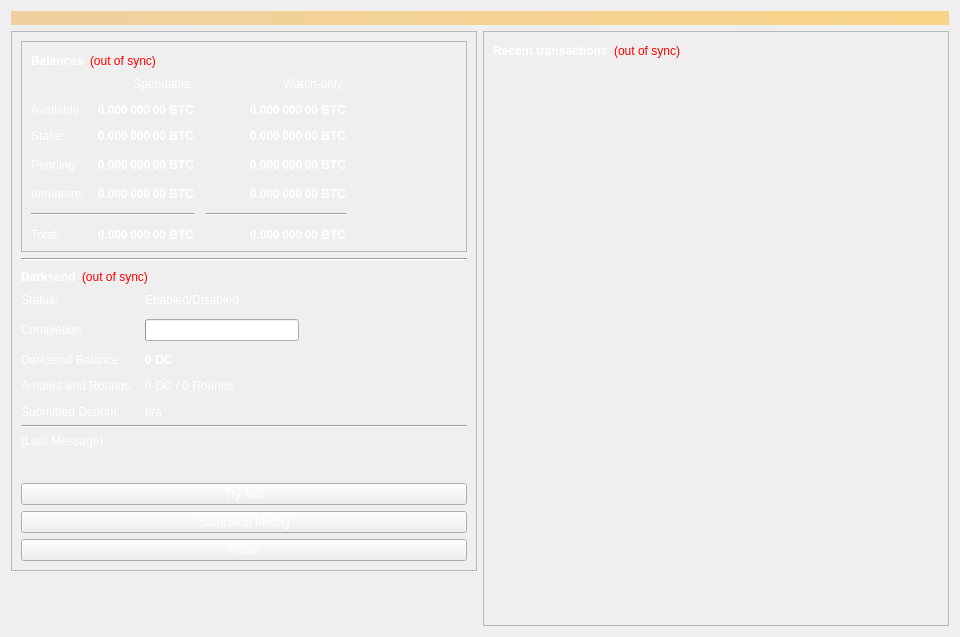
<?xml version="1.0" encoding="UTF-8"?>
<ui version="4.0">
 <class>OverviewPage</class>
 <widget class="QWidget" name="OverviewPage">
  <property name="geometry">
   <rect>
    <x>0</x>
    <y>0</y>
    <width>960</width>
    <height>637</height>
   </rect>
  </property>
  <property name="minimumSize">
   <size>
    <width>960</width>
    <height>0</height>
   </size>
  </property>
  <property name="windowTitle">
   <string>Form</string>
  </property>
  <property name="autoFillBackground">
   <bool>false</bool>
  </property>
  <property name="styleSheet">
   <string notr="true">background:url(:/images/background3)</string>
  </property>
  <layout class="QVBoxLayout" name="topLayout">
   <item>
    <widget class="QLabel" name="labelAlerts">
     <property name="visible">
      <bool>false</bool>
     </property>
     <property name="styleSheet">
      <string notr="true">background-color: qlineargradient(x1: 0, y1: 0, x2: 1, y2: 0, stop:0 #F0D0A0, stop:1 #F8D488); color:#000000;</string>
     </property>
     <property name="wordWrap">
      <bool>true</bool>
     </property>
     <property name="margin">
      <number>3</number>
     </property>
    </widget>
   </item>
   <item>
    <layout class="QHBoxLayout" name="horizontalLayout" stretch="1,1">
     <item>
      <layout class="QVBoxLayout" name="verticalLayout_2">
       <item>
        <widget class="QFrame" name="frameDarksend">
         <property name="sizePolicy">
          <sizepolicy hsizetype="Expanding" vsizetype="Expanding">
           <horstretch>0</horstretch>
           <verstretch>0</verstretch>
          </sizepolicy>
         </property>
         <property name="minimumSize">
          <size>
           <width>0</width>
           <height>350</height>
          </size>
         </property>
         <property name="layoutDirection">
          <enum>Qt::LeftToRight</enum>
         </property>
         <property name="styleSheet">
          <string notr="true">color: rgb(255, 255, 255)</string>
         </property>
         <property name="frameShape">
          <enum>QFrame::StyledPanel</enum>
         </property>
         <property name="frameShadow">
          <enum>QFrame::Raised</enum>
         </property>
         <layout class="QVBoxLayout" name="verticalLayout_5">
          <item>
           <widget class="QFrame" name="frame">
            <property name="frameShape">
             <enum>QFrame::StyledPanel</enum>
            </property>
            <property name="frameShadow">
             <enum>QFrame::Raised</enum>
            </property>
            <layout class="QVBoxLayout" name="verticalLayout_4">
             <item>
              <layout class="QHBoxLayout" name="horizontalLayout_4">
               <item>
                <widget class="QLabel" name="label_5">
                 <property name="font">
                  <font>
                   <weight>75</weight>
                   <bold>true</bold>
                  </font>
                 </property>
                 <property name="text">
                  <string>Balances</string>
                 </property>
                </widget>
               </item>
               <item>
                <widget class="QLabel" name="labelWalletStatus">
                 <property name="cursor">
                  <cursorShape>WhatsThisCursor</cursorShape>
                 </property>
                 <property name="toolTip">
                  <string>The displayed information may be out of date. Your wallet automatically synchronizes with the Ducat network after a connection is established, but this process has not completed yet.</string>
                 </property>
                 <property name="styleSheet">
                  <string notr="true">QLabel { color: red; }</string>
                 </property>
                 <property name="text">
                  <string notr="true">(out of sync)</string>
                 </property>
                 <property name="alignment">
                  <set>Qt::AlignLeading|Qt::AlignLeft|Qt::AlignVCenter</set>
                 </property>
                </widget>
               </item>
               <item>
                <spacer name="horizontalSpacer_3">
                 <property name="orientation">
                  <enum>Qt::Horizontal</enum>
                 </property>
                 <property name="sizeHint" stdset="0">
                  <size>
                   <width>40</width>
                   <height>20</height>
                  </size>
                 </property>
                </spacer>
               </item>
              </layout>
             </item>
             <item>
              <layout class="QGridLayout" name="gridLayout">
               <property name="spacing">
                <number>12</number>
               </property>
               <item row="3" column="2">
                <widget class="QLabel" name="labelWatchPending">
                 <property name="font">
                  <font>
                   <weight>75</weight>
                   <bold>true</bold>
                  </font>
                 </property>
                 <property name="cursor">
                  <cursorShape>IBeamCursor</cursorShape>
                 </property>
                 <property name="toolTip">
                  <string>Unconfirmed transactions to watch-only addresses</string>
                 </property>
                 <property name="text">
                  <string notr="true">0.000 000 00 BTC</string>
                 </property>
                 <property name="alignment">
                  <set>Qt::AlignRight|Qt::AlignTrailing|Qt::AlignVCenter</set>
                 </property>
                 <property name="textInteractionFlags">
                  <set>Qt::LinksAccessibleByMouse|Qt::TextSelectableByKeyboard|Qt::TextSelectableByMouse</set>
                 </property>
                </widget>
               </item>
               <item row="3" column="1">
                <widget class="QLabel" name="labelUnconfirmed">
                 <property name="font">
                  <font>
                   <weight>75</weight>
                   <bold>true</bold>
                  </font>
                 </property>
                 <property name="cursor">
                  <cursorShape>IBeamCursor</cursorShape>
                 </property>
                 <property name="toolTip">
                  <string>Total of transactions that have yet to be confirmed, and do not yet count toward the spendable balance</string>
                 </property>
                 <property name="text">
                  <string notr="true">0.000 000 00 BTC</string>
                 </property>
                 <property name="alignment">
                  <set>Qt::AlignRight|Qt::AlignTrailing|Qt::AlignVCenter</set>
                 </property>
                 <property name="textInteractionFlags">
                  <set>Qt::LinksAccessibleByMouse|Qt::TextSelectableByKeyboard|Qt::TextSelectableByMouse</set>
                 </property>
                </widget>
               </item>
               <item row="4" column="2">
                <widget class="QLabel" name="labelWatchImmature">
                 <property name="font">
                  <font>
                   <weight>75</weight>
                   <bold>true</bold>
                  </font>
                 </property>
                 <property name="cursor">
                  <cursorShape>IBeamCursor</cursorShape>
                 </property>
                 <property name="toolTip">
                  <string>Mined balance in watch-only addresses that has not yet matured</string>
                 </property>
                 <property name="text">
                  <string notr="true">0.000 000 00 BTC</string>
                 </property>
                 <property name="alignment">
                  <set>Qt::AlignRight|Qt::AlignTrailing|Qt::AlignVCenter</set>
                 </property>
                 <property name="textInteractionFlags">
                  <set>Qt::LinksAccessibleByMouse|Qt::TextSelectableByKeyboard|Qt::TextSelectableByMouse</set>
                 </property>
                </widget>
               </item>
               <item row="5" column="0" colspan="2">
                <widget class="Line" name="lineSpendableBalance">
                 <property name="orientation">
                  <enum>Qt::Horizontal</enum>
                 </property>
                </widget>
               </item>
               <item row="5" column="2">
                <widget class="Line" name="lineWatchBalance">
                 <property name="sizePolicy">
                  <sizepolicy hsizetype="Preferred" vsizetype="Fixed">
                   <horstretch>0</horstretch>
                   <verstretch>0</verstretch>
                  </sizepolicy>
                 </property>
                 <property name="minimumSize">
                  <size>
                   <width>140</width>
                   <height>0</height>
                  </size>
                 </property>
                 <property name="orientation">
                  <enum>Qt::Horizontal</enum>
                 </property>
                </widget>
               </item>
               <item row="6" column="0">
                <widget class="QLabel" name="labelTotalText">
                 <property name="text">
                  <string>Total:</string>
                 </property>
                </widget>
               </item>
               <item row="4" column="1">
                <widget class="QLabel" name="labelImmature">
                 <property name="font">
                  <font>
                   <weight>75</weight>
                   <bold>true</bold>
                  </font>
                 </property>
                 <property name="cursor">
                  <cursorShape>IBeamCursor</cursorShape>
                 </property>
                 <property name="toolTip">
                  <string>Mined balance that has not yet matured</string>
                 </property>
                 <property name="text">
                  <string notr="true">0.000 000 00 BTC</string>
                 </property>
                 <property name="alignment">
                  <set>Qt::AlignRight|Qt::AlignTrailing|Qt::AlignVCenter</set>
                 </property>
                 <property name="textInteractionFlags">
                  <set>Qt::LinksAccessibleByMouse|Qt::TextSelectableByKeyboard|Qt::TextSelectableByMouse</set>
                 </property>
                </widget>
               </item>
               <item row="3" column="3">
                <spacer name="horizontalSpacer_2">
                 <property name="orientation">
                  <enum>Qt::Horizontal</enum>
                 </property>
                 <property name="sizeHint" stdset="0">
                  <size>
                   <width>40</width>
                   <height>20</height>
                  </size>
                 </property>
                </spacer>
               </item>
               <item row="4" column="0">
                <widget class="QLabel" name="labelImmatureText">
                 <property name="text">
                  <string>Immature:</string>
                 </property>
                </widget>
               </item>
               <item row="6" column="1">
                <widget class="QLabel" name="labelTotal">
                 <property name="font">
                  <font>
                   <weight>75</weight>
                   <bold>true</bold>
                  </font>
                 </property>
                 <property name="cursor">
                  <cursorShape>IBeamCursor</cursorShape>
                 </property>
                 <property name="toolTip">
                  <string>Your current total balance</string>
                 </property>
                 <property name="text">
                  <string notr="true">0.000 000 00 BTC</string>
                 </property>
                 <property name="alignment">
                  <set>Qt::AlignRight|Qt::AlignTrailing|Qt::AlignVCenter</set>
                 </property>
                 <property name="textInteractionFlags">
                  <set>Qt::LinksAccessibleByMouse|Qt::TextSelectableByKeyboard|Qt::TextSelectableByMouse</set>
                 </property>
                </widget>
               </item>
               <item row="6" column="2">
                <widget class="QLabel" name="labelWatchTotal">
                 <property name="font">
                  <font>
                   <weight>75</weight>
                   <bold>true</bold>
                  </font>
                 </property>
                 <property name="cursor">
                  <cursorShape>IBeamCursor</cursorShape>
                 </property>
                 <property name="toolTip">
                  <string>Current total balance in watch-only addresses</string>
                 </property>
                 <property name="text">
                  <string notr="true">0.000 000 00 BTC</string>
                 </property>
                 <property name="alignment">
                  <set>Qt::AlignRight|Qt::AlignTrailing|Qt::AlignVCenter</set>
                 </property>
                 <property name="textInteractionFlags">
                  <set>Qt::LinksAccessibleByMouse|Qt::TextSelectableByKeyboard|Qt::TextSelectableByMouse</set>
                 </property>
                </widget>
               </item>
               <item row="0" column="2">
                <widget class="QLabel" name="labelWatchonly">
                 <property name="text">
                  <string>Watch-only:</string>
                 </property>
                 <property name="alignment">
                  <set>Qt::AlignRight|Qt::AlignTrailing|Qt::AlignVCenter</set>
                 </property>
                </widget>
               </item>
               <item row="1" column="0">
                <widget class="QLabel" name="labelBalanceText">
                 <property name="styleSheet">
                  <string notr="true">color:rgb(255, 255, 255)</string>
                 </property>
                 <property name="text">
                  <string>Available:</string>
                 </property>
                </widget>
               </item>
               <item row="1" column="1">
                <widget class="QLabel" name="labelBalance">
                 <property name="font">
                  <font>
                   <weight>75</weight>
                   <bold>true</bold>
                  </font>
                 </property>
                 <property name="cursor">
                  <cursorShape>IBeamCursor</cursorShape>
                 </property>
                 <property name="toolTip">
                  <string>Your current spendable balance</string>
                 </property>
                 <property name="text">
                  <string notr="true">0.000 000 00 BTC</string>
                 </property>
                 <property name="alignment">
                  <set>Qt::AlignRight|Qt::AlignTrailing|Qt::AlignVCenter</set>
                 </property>
                 <property name="textInteractionFlags">
                  <set>Qt::LinksAccessibleByMouse|Qt::TextSelectableByKeyboard|Qt::TextSelectableByMouse</set>
                 </property>
                </widget>
               </item>
               <item row="2" column="0">
                <widget class="QLabel" name="label_10">
                 <property name="text">
                  <string>Stake:</string>
                 </property>
                </widget>
               </item>
               <item row="2" column="1">
                <widget class="QLabel" name="labelStake">
                 <property name="font">
                  <font>
                   <weight>75</weight>
                   <bold>true</bold>
                  </font>
                 </property>
                 <property name="cursor">
                  <cursorShape>IBeamCursor</cursorShape>
                 </property>
                 <property name="toolTip">
                  <string>Total of coins that was staked, and do not yet count toward the current balance</string>
                 </property>
                 <property name="text">
                  <string notr="true">0.000 000 00 BTC</string>
                 </property>
                 <property name="alignment">
                  <set>Qt::AlignRight|Qt::AlignTrailing|Qt::AlignVCenter</set>
                 </property>
                 <property name="textInteractionFlags">
                  <set>Qt::LinksAccessibleByMouse|Qt::TextSelectableByKeyboard|Qt::TextSelectableByMouse</set>
                 </property>
                </widget>
               </item>
               <item row="2" column="2">
                <widget class="QLabel" name="labelWatchStake">
                 <property name="font">
                  <font>
                   <weight>75</weight>
                   <bold>true</bold>
                  </font>
                 </property>
                 <property name="cursor">
                  <cursorShape>IBeamCursor</cursorShape>
                 </property>
                 <property name="toolTip">
                  <string>Total of coins that was staked in watch-only addresses, and do not yet count toward the current watch-only balance</string>
                 </property>
                 <property name="text">
                  <string notr="true">0.000 000 00 BTC</string>
                 </property>
                 <property name="alignment">
                  <set>Qt::AlignRight|Qt::AlignTrailing|Qt::AlignVCenter</set>
                 </property>
                 <property name="textInteractionFlags">
                  <set>Qt::LinksAccessibleByMouse|Qt::TextSelectableByKeyboard|Qt::TextSelectableByMouse</set>
                 </property>
                </widget>
               </item>
               <item row="1" column="2">
                <widget class="QLabel" name="labelWatchAvailable">
                 <property name="font">
                  <font>
                   <weight>75</weight>
                   <bold>true</bold>
                  </font>
                 </property>
                 <property name="cursor">
                  <cursorShape>IBeamCursor</cursorShape>
                 </property>
                 <property name="toolTip">
                  <string>Your current balance in watch-only addresses</string>
                 </property>
                 <property name="text">
                  <string notr="true">0.000 000 00 BTC</string>
                 </property>
                 <property name="alignment">
                  <set>Qt::AlignRight|Qt::AlignTrailing|Qt::AlignVCenter</set>
                 </property>
                 <property name="textInteractionFlags">
                  <set>Qt::LinksAccessibleByMouse|Qt::TextSelectableByKeyboard|Qt::TextSelectableByMouse</set>
                 </property>
                </widget>
               </item>
               <item row="3" column="0">
                <widget class="QLabel" name="labelPendingText">
                 <property name="text">
                  <string>Pending:</string>
                 </property>
                </widget>
               </item>
               <item row="0" column="1">
                <widget class="QLabel" name="labelSpendable">
                 <property name="text">
                  <string>Spendable:</string>
                 </property>
                 <property name="alignment">
                  <set>Qt::AlignRight|Qt::AlignTrailing|Qt::AlignVCenter</set>
                 </property>
                </widget>
               </item>
              </layout>
             </item>
            </layout>
           </widget>
          </item>
          <item>
           <widget class="Line" name="line">
            <property name="orientation">
             <enum>Qt::Horizontal</enum>
            </property>
           </widget>
          </item>
          <item>
           <layout class="QHBoxLayout" name="horizontalLayout_5">
            <item>
             <widget class="QLabel" name="label_2">
              <property name="font">
               <font>
                <weight>75</weight>
                <bold>true</bold>
               </font>
              </property>
              <property name="text">
               <string>Darksend</string>
              </property>
             </widget>
            </item>
            <item>
             <widget class="QLabel" name="labelDarksendSyncStatus">
              <property name="toolTip">
               <string>The displayed information may be out of date. Your wallet automatically synchronizes with the Ducat network after a connection is established, but this process has not completed yet.</string>
              </property>
              <property name="styleSheet">
               <string notr="true">QLabel { color: red; }</string>
              </property>
              <property name="text">
               <string notr="true">(out of sync)</string>
              </property>
              <property name="alignment">
               <set>Qt::AlignLeading|Qt::AlignLeft|Qt::AlignVCenter</set>
              </property>
             </widget>
            </item>
            <item>
             <spacer name="horizontalSpacer_4">
              <property name="orientation">
               <enum>Qt::Horizontal</enum>
              </property>
              <property name="sizeHint" stdset="0">
               <size>
                <width>40</width>
                <height>20</height>
               </size>
              </property>
             </spacer>
            </item>
           </layout>
          </item>
          <item>
           <layout class="QFormLayout" name="formLayout">
            <property name="fieldGrowthPolicy">
             <enum>QFormLayout::AllNonFixedFieldsGrow</enum>
            </property>
            <property name="horizontalSpacing">
             <number>11</number>
            </property>
            <property name="verticalSpacing">
             <number>12</number>
            </property>
            <item row="0" column="0">
             <widget class="QLabel" name="label_6">
              <property name="text">
               <string>Status:</string>
              </property>
             </widget>
            </item>
            <item row="1" column="0">
             <widget class="QLabel" name="label_7">
              <property name="text">
               <string>Completion:</string>
              </property>
             </widget>
            </item>
            <item row="1" column="1">
             <widget class="QProgressBar" name="darksendProgress">
              <property name="maximumSize">
               <size>
                <width>154</width>
                <height>16777215</height>
               </size>
              </property>
              <property name="value">
               <number>0</number>
              </property>
             </widget>
            </item>
            <item row="3" column="0">
             <widget class="QLabel" name="labelAnonymizedText">
              <property name="text">
               <string>Darksend Balance:</string>
              </property>
             </widget>
            </item>
            <item row="3" column="1">
             <widget class="QLabel" name="labelAnonymized">
              <property name="font">
               <font>
                <weight>75</weight>
                <bold>true</bold>
               </font>
              </property>
              <property name="text">
               <string notr="true">0 DC</string>
              </property>
             </widget>
            </item>
            <item row="4" column="0">
             <widget class="QLabel" name="label_8">
              <property name="text">
               <string>Amount and Rounds:</string>
              </property>
             </widget>
            </item>
            <item row="4" column="1">
             <widget class="QLabel" name="labelAmountRounds">
              <property name="text">
               <string>0 DC / 0 Rounds</string>
              </property>
             </widget>
            </item>
            <item row="5" column="0">
             <widget class="QLabel" name="label_9">
              <property name="text">
               <string>Submitted Denom:</string>
              </property>
             </widget>
            </item>
            <item row="5" column="1">
             <widget class="QLabel" name="labelSubmittedDenom">
              <property name="toolTip">
               <string>The denominations you submitted to the Masternode.&lt;br&gt;To mix, other users must submit the exact same denominations.</string>
              </property>
              <property name="text">
               <string>n/a</string>
              </property>
             </widget>
            </item>
            <item row="0" column="1">
             <widget class="QLabel" name="darksendEnabled">
              <property name="text">
               <string>Enabled/Disabled</string>
              </property>
             </widget>
            </item>
           </layout>
          </item>
          <item>
           <widget class="Line" name="lineLastMessage">
            <property name="orientation">
             <enum>Qt::Horizontal</enum>
            </property>
           </widget>
          </item>
          <item>
           <widget class="QLabel" name="darksendStatus">
            <property name="minimumSize">
             <size>
              <width>288</width>
              <height>43</height>
             </size>
            </property>
            <property name="text">
             <string>(Last Message)</string>
            </property>
            <property name="alignment">
             <set>Qt::AlignLeading|Qt::AlignLeft|Qt::AlignTop</set>
            </property>
            <property name="wordWrap">
             <bool>true</bool>
            </property>
           </widget>
          </item>
          <item>
           <widget class="QPushButton" name="darksendAuto">
            <property name="sizePolicy">
             <sizepolicy hsizetype="MinimumExpanding" vsizetype="Fixed">
              <horstretch>0</horstretch>
              <verstretch>0</verstretch>
             </sizepolicy>
            </property>
            <property name="toolTip">
             <string>Try to manually submit a Darksend request.</string>
            </property>
            <property name="text">
             <string>Try Mix</string>
            </property>
           </widget>
          </item>
          <item>
           <widget class="QPushButton" name="toggleDarksend">
            <property name="sizePolicy">
             <sizepolicy hsizetype="MinimumExpanding" vsizetype="Fixed">
              <horstretch>0</horstretch>
              <verstretch>0</verstretch>
             </sizepolicy>
            </property>
            <property name="text">
             <string>Start/Stop Mixing</string>
            </property>
           </widget>
          </item>
          <item>
           <widget class="QPushButton" name="darksendReset">
            <property name="sizePolicy">
             <sizepolicy hsizetype="MinimumExpanding" vsizetype="Fixed">
              <horstretch>0</horstretch>
              <verstretch>0</verstretch>
             </sizepolicy>
            </property>
            <property name="toolTip">
             <string>Reset the current status of Darksend (can interrupt Darksend if it's in the process of Mixing, which can cost you money!)</string>
            </property>
            <property name="autoFillBackground">
             <bool>false</bool>
            </property>
            <property name="text">
             <string>Reset</string>
            </property>
           </widget>
          </item>
         </layout>
        </widget>
       </item>
       <item>
        <spacer name="verticalSpacer">
         <property name="orientation">
          <enum>Qt::Vertical</enum>
         </property>
         <property name="sizeHint" stdset="0">
          <size>
           <width>20</width>
           <height>40</height>
          </size>
         </property>
        </spacer>
       </item>
      </layout>
     </item>
     <item>
      <layout class="QVBoxLayout" name="verticalLayout_3">
       <item>
        <widget class="QFrame" name="frame_2">
         <property name="styleSheet">
          <string notr="true">color: rgb(255, 255, 255)</string>
         </property>
         <property name="frameShape">
          <enum>QFrame::StyledPanel</enum>
         </property>
         <property name="frameShadow">
          <enum>QFrame::Raised</enum>
         </property>
         <layout class="QVBoxLayout" name="verticalLayout">
          <item>
           <layout class="QHBoxLayout" name="horizontalLayout_2">
            <item>
             <widget class="QLabel" name="label_4">
              <property name="font">
               <font>
                <weight>75</weight>
                <bold>true</bold>
               </font>
              </property>
              <property name="text">
               <string>Recent transactions</string>
              </property>
             </widget>
            </item>
            <item>
             <widget class="QLabel" name="labelTransactionsStatus">
              <property name="cursor">
               <cursorShape>WhatsThisCursor</cursorShape>
              </property>
              <property name="toolTip">
               <string>The displayed information may be out of date. Your wallet automatically synchronizes with the Ducat network after a connection is established, but this process has not completed yet.</string>
              </property>
              <property name="styleSheet">
               <string notr="true">QLabel { color: red; }</string>
              </property>
              <property name="text">
               <string notr="true">(out of sync)</string>
              </property>
              <property name="alignment">
               <set>Qt::AlignRight|Qt::AlignTrailing|Qt::AlignVCenter</set>
              </property>
             </widget>
            </item>
            <item>
             <spacer name="horizontalSpacer">
              <property name="orientation">
               <enum>Qt::Horizontal</enum>
              </property>
              <property name="sizeHint" stdset="0">
               <size>
                <width>40</width>
                <height>20</height>
               </size>
              </property>
             </spacer>
            </item>
           </layout>
          </item>
          <item>
           <widget class="QListView" name="listTransactions">
            <property name="styleSheet">
             <string notr="true">QListView { background: transparent; }</string>
            </property>
            <property name="frameShape">
             <enum>QFrame::NoFrame</enum>
            </property>
            <property name="verticalScrollBarPolicy">
             <enum>Qt::ScrollBarAlwaysOff</enum>
            </property>
            <property name="horizontalScrollBarPolicy">
             <enum>Qt::ScrollBarAlwaysOff</enum>
            </property>
            <property name="selectionMode">
             <enum>QAbstractItemView::NoSelection</enum>
            </property>
           </widget>
          </item>
         </layout>
        </widget>
       </item>
      </layout>
     </item>
    </layout>
   </item>
  </layout>
 </widget>
 <resources>
  <include location="../bitcoin.qrc"/>
 </resources>
 <connections/>
</ui>
